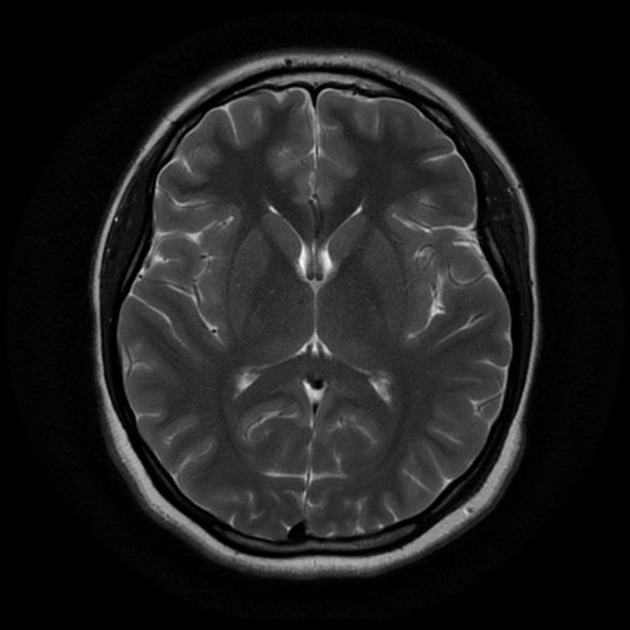
#> input picture Tr-no_0011.jpg, 630 x 630 px, found by its file name
$ python DataPre.py
#> lines starting #> are read from the running program, lines starting #| are printed output that depends on the picture
import numpy as np
import matplotlib.pyplot as plt
from PIL import Image
from collections import Counter


def get_regions(image,rows=3,columns=3):

    region_height = image.shape[0] // rows
    region_width = image.shape[1] // columns

    image_height = image.shape[0]
    image_width = image.shape[1]

    regions = []
    for i in range(0,rows):
        for j in range(0,columns):

            row_end = i*region_height+region_height
            col_end = j*region_width+region_width

            if i == rows-1 :
                row_end = image_height
            if j == columns-1:
                col_end = image_width
            regions.append(image[i*region_height:row_end,j*region_width:col_end])

    return regions


def get_frequency(image:np.array,num_bins):

    image = np.ravel(image)
    bins_range = int(256/num_bins)
    freq = np.bincount(image,minlength=256)

    bin_freq = np.zeros(shape=num_bins)
    for i in range(num_bins-1):
        bin_freq[i] = np.sum(freq[i*bins_range:i*bins_range+bins_range]) # sliding window (window size = bins_range) step = bins_range

    i=num_bins-1
    bin_freq[-1]=np.sum(freq[i*bins_range:])

    return bin_freq


def get_features(regions,num_bins):

    features = []
    for region in regions :
        features.append(get_frequency(region,num_bins))
    features = np.concatenate(features)
    return features


if __name__ == "__main__":
    row,col = 4,3
    image = Image.open("Tr-no_0011.jpg").convert("L").resize((214,214))
    image = np.array(image)
    print(image.shape)
#| (214, 214)

    regions = get_regions(image,row,col)
#> after the loop in get_regions, `for i in range(0,rows):`: regions = 12 items
#> regions = 12 items
    print(get_features(regions,10).shape)
#> the loop in get_features, `for region in regions :` made 12 passes
#> in get_features, `features = np.concatenate(features)`: features = 120 values, max 3468 at index 110, min 0 at index 7, mean 381.6
#| (120,)


    fig,axs = plt.subplots(row,col,figsize=(15,15))

    axs = axs.flatten()

    for i,region in enumerate(regions):
        axs[i].imshow(region,cmap="gray")
        axs[i].set_title(region.shape)
#> this loop made 12 passes

    plt.show()
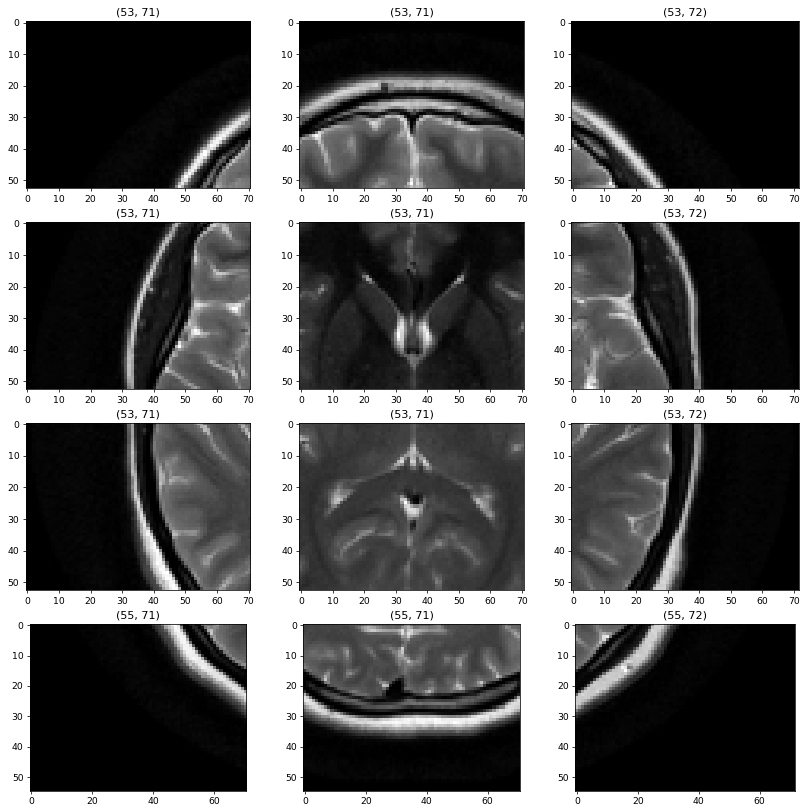
#> figure drawn by matplotlib, 12 panels
